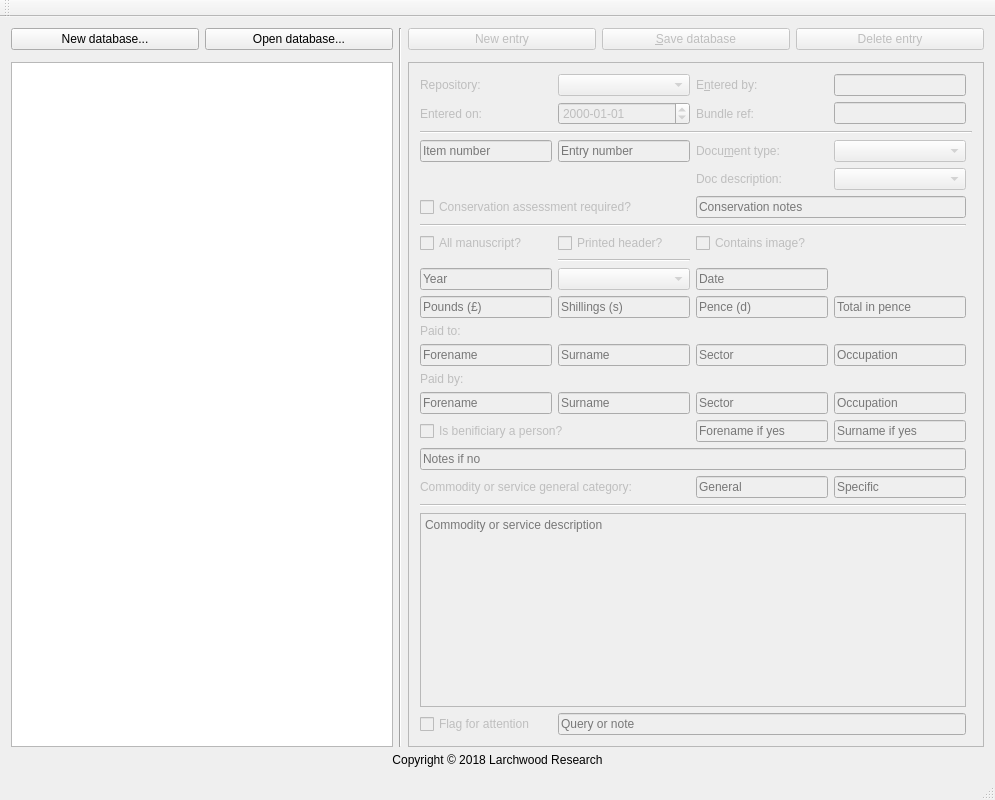
<?xml version="1.0" encoding="UTF-8"?>
<ui version="4.0">
 <class>MainWindow</class>
 <widget class="QMainWindow" name="MainWindow">
  <property name="geometry">
   <rect>
    <x>0</x>
    <y>0</y>
    <width>995</width>
    <height>800</height>
   </rect>
  </property>
  <property name="windowTitle">
   <string>Small Bills and Petty Finance DB Editor</string>
  </property>
  <widget class="QWidget" name="centralWidget">
   <layout class="QGridLayout" name="gridLayout">
    <item row="0" column="0">
     <layout class="QGridLayout" name="gridLayout_2">
      <item row="0" column="2" rowspan="3">
       <widget class="Line" name="line">
        <property name="orientation">
         <enum>Qt::Vertical</enum>
        </property>
       </widget>
      </item>
      <item row="0" column="5">
       <widget class="QPushButton" name="deleteEntryButton">
        <property name="enabled">
         <bool>false</bool>
        </property>
        <property name="toolTip">
         <string>Delete entry [Del]</string>
        </property>
        <property name="text">
         <string>Delete entry</string>
        </property>
        <property name="shortcut">
         <string>Del</string>
        </property>
       </widget>
      </item>
      <item row="0" column="3">
       <widget class="QPushButton" name="newEntryButton">
        <property name="enabled">
         <bool>false</bool>
        </property>
        <property name="toolTip">
         <string>New Entry [Ctrl+N]</string>
        </property>
        <property name="text">
         <string>New entry</string>
        </property>
        <property name="shortcut">
         <string>Ctrl+N</string>
        </property>
       </widget>
      </item>
      <item row="2" column="3" colspan="3">
       <widget class="QScrollArea" name="scrollArea">
        <property name="enabled">
         <bool>false</bool>
        </property>
        <property name="widgetResizable">
         <bool>true</bool>
        </property>
        <widget class="QWidget" name="scrollAreaWidgetContents">
         <property name="geometry">
          <rect>
           <x>0</x>
           <y>-13</y>
           <width>557</width>
           <height>672</height>
          </rect>
         </property>
         <layout class="QGridLayout" name="gridLayout_4">
          <item row="1" column="0">
           <layout class="QGridLayout" name="gridLayout_3">
            <item row="18" column="0" colspan="2">
             <widget class="QLabel" name="label_5">
              <property name="text">
               <string>Commodity or service general category:</string>
              </property>
             </widget>
            </item>
            <item row="15" column="3">
             <widget class="QLineEdit" name="fromJobCatBEdit">
              <property name="toolTip">
               <string>Occupation</string>
              </property>
              <property name="placeholderText">
               <string>Occupation</string>
              </property>
             </widget>
            </item>
            <item row="11" column="0">
             <widget class="QLabel" name="label_6">
              <property name="text">
               <string>Paid to:</string>
              </property>
             </widget>
            </item>
            <item row="12" column="3">
             <widget class="QLineEdit" name="toJobCatBEdit">
              <property name="toolTip">
               <string>Occupation</string>
              </property>
              <property name="placeholderText">
               <string>Occupation</string>
              </property>
             </widget>
            </item>
            <item row="12" column="0">
             <widget class="QLineEdit" name="toForenameEdit">
              <property name="toolTip">
               <string>Forename</string>
              </property>
              <property name="placeholderText">
               <string>Forename</string>
              </property>
             </widget>
            </item>
            <item row="12" column="2">
             <widget class="QLineEdit" name="toJobCatAEdit">
              <property name="toolTip">
               <string>Sector</string>
              </property>
              <property name="placeholderText">
               <string>Sector</string>
              </property>
             </widget>
            </item>
            <item row="12" column="1">
             <widget class="QLineEdit" name="toSurnameEdit">
              <property name="toolTip">
               <string>Surname</string>
              </property>
              <property name="placeholderText">
               <string>Surname</string>
              </property>
             </widget>
            </item>
            <item row="0" column="2">
             <widget class="QLabel" name="label_3">
              <property name="text">
               <string>E&amp;ntered by:</string>
              </property>
              <property name="buddy">
               <cstring>userEntryEdit</cstring>
              </property>
             </widget>
            </item>
            <item row="3" column="1">
             <widget class="QLineEdit" name="entryNumEdit">
              <property name="toolTip">
               <string>Entry number</string>
              </property>
              <property name="placeholderText">
               <string>Entry number</string>
              </property>
             </widget>
            </item>
            <item row="0" column="1">
             <widget class="QComboBox" name="repoComboBox"/>
            </item>
            <item row="1" column="0">
             <widget class="QLabel" name="label_2">
              <property name="text">
               <string>Entered on:</string>
              </property>
              <property name="buddy">
               <cstring>dateEntryEdit</cstring>
              </property>
             </widget>
            </item>
            <item row="2" column="0" colspan="5">
             <widget class="Line" name="line_2">
              <property name="orientation">
               <enum>Qt::Horizontal</enum>
              </property>
             </widget>
            </item>
            <item row="1" column="3">
             <widget class="QLineEdit" name="bundleRefEntryEdit"/>
            </item>
            <item row="0" column="0">
             <widget class="QLabel" name="label">
              <property name="text">
               <string>Repository:</string>
              </property>
              <property name="buddy">
               <cstring>repoComboBox</cstring>
              </property>
             </widget>
            </item>
            <item row="7" column="1">
             <widget class="QCheckBox" name="headerBox">
              <property name="text">
               <string>Printed header?</string>
              </property>
             </widget>
            </item>
            <item row="5" column="2" colspan="2">
             <widget class="QLineEdit" name="consNotesEdit">
              <property name="toolTip">
               <string>Conservation notes</string>
              </property>
              <property name="placeholderText">
               <string>Conservation notes</string>
              </property>
             </widget>
            </item>
            <item row="7" column="0">
             <widget class="QCheckBox" name="manuBox">
              <property name="text">
               <string>All manuscript?</string>
              </property>
             </widget>
            </item>
            <item row="8" column="1">
             <widget class="Line" name="line_4">
              <property name="orientation">
               <enum>Qt::Horizontal</enum>
              </property>
             </widget>
            </item>
            <item row="9" column="0">
             <widget class="QLineEdit" name="yearEdit">
              <property name="toolTip">
               <string>Last visible date</string>
              </property>
              <property name="placeholderText">
               <string>Year</string>
              </property>
             </widget>
            </item>
            <item row="3" column="2">
             <widget class="QLabel" name="label_7">
              <property name="text">
               <string>Docu&amp;ment type:</string>
              </property>
              <property name="buddy">
               <cstring>docTypeComboBox</cstring>
              </property>
             </widget>
            </item>
            <item row="4" column="3">
             <widget class="QComboBox" name="docDescBox"/>
            </item>
            <item row="4" column="2">
             <widget class="QLabel" name="label_8">
              <property name="text">
               <string>Doc description:</string>
              </property>
              <property name="buddy">
               <cstring>docDescBox</cstring>
              </property>
             </widget>
            </item>
            <item row="10" column="0">
             <widget class="QLineEdit" name="poundsEdit">
              <property name="toolTip">
               <string>Pounds (£)</string>
              </property>
              <property name="placeholderText">
               <string>Pounds (£)</string>
              </property>
             </widget>
            </item>
            <item row="7" column="2">
             <widget class="QCheckBox" name="imageBox">
              <property name="text">
               <string>Contains image?</string>
              </property>
             </widget>
            </item>
            <item row="5" column="0" colspan="2">
             <widget class="QCheckBox" name="consReqBox">
              <property name="text">
               <string>Conservation assessment required?</string>
              </property>
             </widget>
            </item>
            <item row="6" column="0" colspan="4">
             <widget class="Line" name="line_3">
              <property name="orientation">
               <enum>Qt::Horizontal</enum>
              </property>
             </widget>
            </item>
            <item row="10" column="2">
             <widget class="QLineEdit" name="penceEdit">
              <property name="toolTip">
               <string>Pence (d)</string>
              </property>
              <property name="placeholderText">
               <string>Pence (d)</string>
              </property>
             </widget>
            </item>
            <item row="9" column="1">
             <widget class="QComboBox" name="monthComboBox">
              <property name="toolTip">
               <string>Last visible date</string>
              </property>
             </widget>
            </item>
            <item row="10" column="3">
             <widget class="QLineEdit" name="penceTotalEdit">
              <property name="enabled">
               <bool>false</bool>
              </property>
              <property name="placeholderText">
               <string>Total in pence</string>
              </property>
             </widget>
            </item>
            <item row="19" column="0" colspan="4">
             <widget class="Line" name="line_5">
              <property name="orientation">
               <enum>Qt::Horizontal</enum>
              </property>
             </widget>
            </item>
            <item row="20" column="0" colspan="4">
             <widget class="QPlainTextEdit" name="descriptionTextEdit">
              <property name="placeholderText">
               <string>Commodity or service description</string>
              </property>
             </widget>
            </item>
            <item row="3" column="3">
             <widget class="QComboBox" name="docTypeComboBox"/>
            </item>
            <item row="10" column="1">
             <widget class="QLineEdit" name="shillingsEdit">
              <property name="toolTip">
               <string>Shillings (s)</string>
              </property>
              <property name="placeholderText">
               <string>Shillings (s)</string>
              </property>
             </widget>
            </item>
            <item row="1" column="2">
             <widget class="QLabel" name="label_4">
              <property name="text">
               <string>Bundle ref:</string>
              </property>
              <property name="buddy">
               <cstring>bundleRefEntryEdit</cstring>
              </property>
             </widget>
            </item>
            <item row="3" column="0">
             <widget class="QLineEdit" name="itemNumEdit">
              <property name="toolTip">
               <string>Item number</string>
              </property>
              <property name="placeholderText">
               <string>Item number</string>
              </property>
             </widget>
            </item>
            <item row="0" column="3">
             <widget class="QLineEdit" name="userEntryEdit"/>
            </item>
            <item row="1" column="1">
             <widget class="QDateEdit" name="dateEntryEdit">
              <property name="displayFormat">
               <string>yyyy-MM-dd</string>
              </property>
             </widget>
            </item>
            <item row="9" column="2">
             <widget class="QLineEdit" name="dayEdit">
              <property name="toolTip">
               <string>Last visible date</string>
              </property>
              <property name="placeholderText">
               <string>Date</string>
              </property>
             </widget>
            </item>
            <item row="18" column="3">
             <widget class="QLineEdit" name="commodCatBEdit">
              <property name="toolTip">
               <string>Specific</string>
              </property>
              <property name="placeholderText">
               <string>Specific</string>
              </property>
             </widget>
            </item>
            <item row="15" column="1">
             <widget class="QLineEdit" name="fromSurnameEdit">
              <property name="toolTip">
               <string>Surname</string>
              </property>
              <property name="placeholderText">
               <string>Surname</string>
              </property>
             </widget>
            </item>
            <item row="18" column="2">
             <widget class="QLineEdit" name="commodCatAEdit">
              <property name="toolTip">
               <string>General</string>
              </property>
              <property name="placeholderText">
               <string>General</string>
              </property>
             </widget>
            </item>
            <item row="15" column="0">
             <widget class="QLineEdit" name="fromForenameEdit">
              <property name="toolTip">
               <string>Forename</string>
              </property>
              <property name="placeholderText">
               <string>Forename</string>
              </property>
             </widget>
            </item>
            <item row="15" column="2">
             <widget class="QLineEdit" name="fromJobCatAEdit">
              <property name="toolTip">
               <string>Sector</string>
              </property>
              <property name="placeholderText">
               <string>Sector</string>
              </property>
             </widget>
            </item>
            <item row="16" column="0" colspan="2">
             <widget class="QCheckBox" name="benifPersonBox">
              <property name="text">
               <string>Is benificiary a person?</string>
              </property>
             </widget>
            </item>
            <item row="16" column="3">
             <widget class="QLineEdit" name="benifSurnameEdit">
              <property name="toolTip">
               <string>Surname</string>
              </property>
              <property name="placeholderText">
               <string>Surname if yes</string>
              </property>
             </widget>
            </item>
            <item row="13" column="0">
             <widget class="QLabel" name="label_9">
              <property name="text">
               <string>Paid by:</string>
              </property>
             </widget>
            </item>
            <item row="16" column="2">
             <widget class="QLineEdit" name="benifForenameEdit">
              <property name="toolTip">
               <string>Forename</string>
              </property>
              <property name="placeholderText">
               <string>Forename if yes</string>
              </property>
             </widget>
            </item>
            <item row="17" column="0" colspan="4">
             <widget class="QLineEdit" name="benifNotesEdit">
              <property name="toolTip">
               <string>Notes</string>
              </property>
              <property name="readOnly">
               <bool>false</bool>
              </property>
              <property name="placeholderText">
               <string>Notes if no</string>
              </property>
             </widget>
            </item>
            <item row="21" column="0">
             <widget class="QCheckBox" name="flagAttentionCheck">
              <property name="text">
               <string>Flag for attention</string>
              </property>
             </widget>
            </item>
            <item row="21" column="1" colspan="3">
             <widget class="QLineEdit" name="attentionNotesEdit">
              <property name="placeholderText">
               <string>Query or note</string>
              </property>
             </widget>
            </item>
           </layout>
          </item>
         </layout>
        </widget>
       </widget>
      </item>
      <item row="2" column="0" colspan="2">
       <widget class="QTableView" name="entriesTable"/>
      </item>
      <item row="0" column="0">
       <widget class="QPushButton" name="newDatabaseButton">
        <property name="text">
         <string>New database...</string>
        </property>
       </widget>
      </item>
      <item row="0" column="4">
       <widget class="QPushButton" name="saveEntryButton">
        <property name="enabled">
         <bool>false</bool>
        </property>
        <property name="toolTip">
         <string>Save database [Ctrl+S]</string>
        </property>
        <property name="text">
         <string>&amp;Save database</string>
        </property>
        <property name="shortcut">
         <string>Ctrl+S</string>
        </property>
       </widget>
      </item>
      <item row="0" column="1">
       <widget class="QPushButton" name="openDatabaseButton">
        <property name="text">
         <string>Open database...</string>
        </property>
       </widget>
      </item>
     </layout>
    </item>
    <item row="1" column="0">
     <widget class="QLabel" name="label_10">
      <property name="text">
       <string>Copyright © 2018 Larchwood Research</string>
      </property>
      <property name="alignment">
       <set>Qt::AlignCenter</set>
      </property>
     </widget>
    </item>
   </layout>
  </widget>
  <widget class="QMenuBar" name="menuBar">
   <property name="geometry">
    <rect>
     <x>0</x>
     <y>0</y>
     <width>995</width>
     <height>28</height>
    </rect>
   </property>
  </widget>
  <widget class="QToolBar" name="mainToolBar">
   <attribute name="toolBarArea">
    <enum>TopToolBarArea</enum>
   </attribute>
   <attribute name="toolBarBreak">
    <bool>false</bool>
   </attribute>
  </widget>
  <widget class="QStatusBar" name="statusBar"/>
 </widget>
 <layoutdefault spacing="6" margin="11"/>
 <tabstops>
  <tabstop>newDatabaseButton</tabstop>
  <tabstop>openDatabaseButton</tabstop>
  <tabstop>newEntryButton</tabstop>
  <tabstop>saveEntryButton</tabstop>
  <tabstop>deleteEntryButton</tabstop>
  <tabstop>entriesTable</tabstop>
  <tabstop>scrollArea</tabstop>
  <tabstop>repoComboBox</tabstop>
  <tabstop>userEntryEdit</tabstop>
  <tabstop>dateEntryEdit</tabstop>
  <tabstop>bundleRefEntryEdit</tabstop>
  <tabstop>itemNumEdit</tabstop>
  <tabstop>entryNumEdit</tabstop>
  <tabstop>docTypeComboBox</tabstop>
  <tabstop>docDescBox</tabstop>
  <tabstop>consReqBox</tabstop>
  <tabstop>consNotesEdit</tabstop>
  <tabstop>manuBox</tabstop>
  <tabstop>headerBox</tabstop>
  <tabstop>imageBox</tabstop>
  <tabstop>yearEdit</tabstop>
  <tabstop>monthComboBox</tabstop>
  <tabstop>dayEdit</tabstop>
  <tabstop>poundsEdit</tabstop>
  <tabstop>shillingsEdit</tabstop>
  <tabstop>penceEdit</tabstop>
  <tabstop>penceTotalEdit</tabstop>
  <tabstop>toForenameEdit</tabstop>
  <tabstop>toSurnameEdit</tabstop>
  <tabstop>toJobCatAEdit</tabstop>
  <tabstop>toJobCatBEdit</tabstop>
  <tabstop>fromForenameEdit</tabstop>
  <tabstop>fromSurnameEdit</tabstop>
  <tabstop>fromJobCatAEdit</tabstop>
  <tabstop>fromJobCatBEdit</tabstop>
  <tabstop>benifPersonBox</tabstop>
  <tabstop>benifForenameEdit</tabstop>
  <tabstop>benifSurnameEdit</tabstop>
  <tabstop>benifNotesEdit</tabstop>
  <tabstop>commodCatAEdit</tabstop>
  <tabstop>commodCatBEdit</tabstop>
  <tabstop>descriptionTextEdit</tabstop>
  <tabstop>flagAttentionCheck</tabstop>
  <tabstop>attentionNotesEdit</tabstop>
 </tabstops>
 <resources/>
 <connections/>
</ui>
